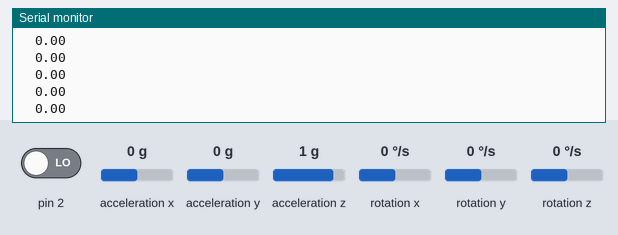
The sketch below on a simulated Arduino Uno, built with avr-gcc and run on an emulated ATmega328P. Parts: the last lines printed to the serial monitor. The test bench sets the inputs (shaded band); at power-on: acceleration x 0 g, acceleration y 0 g, acceleration z 1 g, pin 2 LOW, rotation x 0 °/s, rotation y 0 °/s, rotation z 0 °/s. The sensor or clock chip raises its interrupt line as the real part does.

Above: at 1.7 s.
1.8 s: acceleration x set to -1.4 g
At 2.3 s:
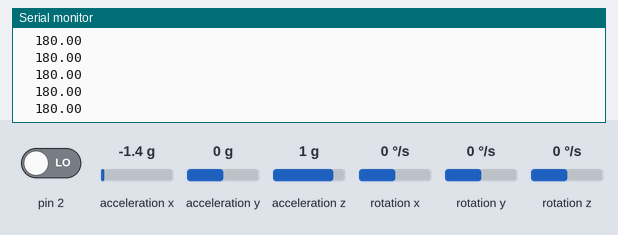
3.3 s: acceleration y set to -1.4 g
At 4.0 s:
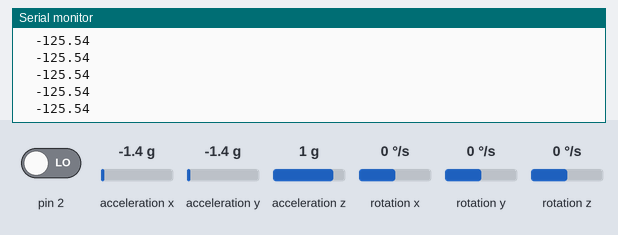
4.8 s: acceleration z set to -1.4 g
At 5.7 s:
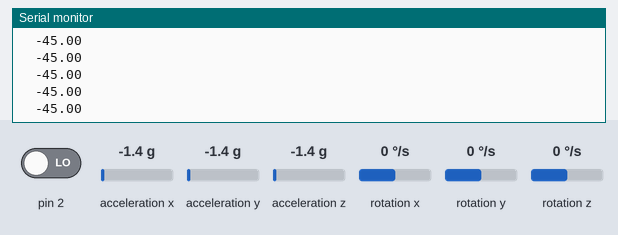
Timing chart, 0 to 7.8 s (numbered marks = the images above; inputs shaded):
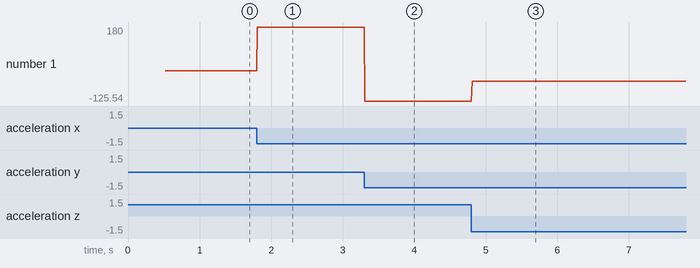

The sketch:

IMU_Read.ino
```cpp
// ================================================================
// ===                      INITIAL SETUP                       ===
// ================================================================

void setup() {
  IMUsetup();
}


// ================================================================
// ===                    MAIN PROGRAM LOOP                     ===
// ================================================================

bool ready;

void loop() {

  float imuresult = IMUloop(&ready);
  //Serial.print("\t");
  //Serial.print(imuresult);
  //Serial.print("\t");
  //Serial.println(ready);
  if (ready) {
   Serial.print("\t");
   Serial.println(imuresult);
  } else {
    Serial.print("\t");
    Serial.println("NOT READY");
  }
}
```

imu.ino
```cpp
#include "I2Cdev.h"
#include "MPU6050_6Axis_MotionApps20.h"

// Arduino Wire library is required if I2Cdev I2CDEV_ARDUINO_WIRE implementation
// is used in I2Cdev.h
#if I2CDEV_IMPLEMENTATION == I2CDEV_ARDUINO_WIRE
    #include "Wire.h"
#endif

// class default I2C address is 0x68
// specific I2C addresses may be passed as a parameter here
// AD0 low = 0x68 (default for SparkFun breakout and InvenSense evaluation board)
// AD0 high = 0x69
MPU6050 mpu;
//MPU6050 mpu(0x69); // <-- use for AD0 high

/* =========================================================================
   NOTE: In addition to connection 3.3v, GND, SDA, and SCL, this sketch
   depends on the MPU-6050's INT pin being connected to the Arduino's
   external interrupt #0 pin. On the Arduino Uno and Mega 2560, this is
   digital I/O pin 2.
 * ========================================================================= */

/* =========================================================================
   NOTE: Arduino v1.0.1 with the Leonardo board generates a compile error
   when using Serial.write(buf, len). The Teapot output uses this method.
   The solution requires a modification to the Arduino USBAPI.h file, which
   is fortunately simple, but annoying. This will be fixed in the next IDE
   release. For more info, see these links:

   http://arduino.cc/forum/index.php/topic,109987.0.html
   http://code.google.com/p/arduino/issues/detail?id=958
 * ========================================================================= */

// MPU control/status vars
bool dmpReady = false;  // set true if DMP init was successful
uint8_t mpuIntStatus;   // holds actual interrupt status byte from MPU
uint8_t devStatus;      // return status after each device operation (0 = success, !0 = error)
uint16_t packetSize;    // expected DMP packet size (default is 42 bytes)
uint16_t fifoCount;     // count of all bytes currently in FIFO
uint8_t fifoBuffer[64]; // FIFO storage buffer

// orientation/motion vars
Quaternion q;           // [w, x, y, z]         quaternion container
VectorFloat gravity;    // [x, y, z]            gravity vector
float ypr[3];           // [yaw, pitch, roll]   yaw/pitch/roll container and gravity vector

// test to see if ready
float prev[3];


// ================================================================
// ===               INTERRUPT DETECTION ROUTINE                ===
// ================================================================

volatile bool mpuInterrupt = false;     // indicates whether MPU interrupt pin has gone high
void dmpDataReady() {
    mpuInterrupt = true;
}


// ================================================================
// ===                      INITIAL SETUP                       ===
// ================================================================

void IMUsetup() {
    // join I2C bus (I2Cdev library doesn't do this automatically)
    #if I2CDEV_IMPLEMENTATION == I2CDEV_ARDUINO_WIRE
        Wire.begin();
        TWBR = 24; // 400kHz I2C clock (200kHz if CPU is 8MHz)
    #elif I2CDEV_IMPLEMENTATION == I2CDEV_BUILTIN_FASTWIRE
        Fastwire::setup(400, true);
    #endif

    // initialize serial communication
    // (115200 chosen because it is required for Teapot Demo output, but it's
    // really up to you depending on your project)
    Serial.begin(115200);
    //while (!Serial); // wait for Leonardo enumeration, others continue immediately

    // NOTE: 8MHz or slower host processors, like the Teensy @ 3.3v or Ardunio
    // Pro Mini running at 3.3v, cannot handle this baud rate reliably due to
    // the baud timing being too misaligned with processor ticks. You must use
    // 38400 or slower in these cases, or use some kind of external separate
    // crystal solution for the UART timer.

    // initialize device
    mpu.initialize();

    // load and configure the DMP
    devStatus = mpu.dmpInitialize();

    // supply your own gyro offsets here, scaled for min sensitivity
    mpu.setXGyroOffset(220);
    mpu.setYGyroOffset(76);
    mpu.setZGyroOffset(-85);
    mpu.setZAccelOffset(1788); // 1688 factory default for my test chip

    // make sure it worked (returns 0 if so)
    if (devStatus == 0) {
        // turn on the DMP, now that it's ready
        mpu.setDMPEnabled(true);

        // enable Arduino interrupt detection
        attachInterrupt(0, dmpDataReady, RISING);
        mpuIntStatus = mpu.getIntStatus();

        // set our DMP Ready flag so the main loop() function knows it's okay to use it
        dmpReady = true;

        // get expected DMP packet size for later comparison
        packetSize = mpu.dmpGetFIFOPacketSize();
    } else {
    }

}


// ================================================================
// ===                    MAIN PROGRAM LOOP                     ===
// ================================================================

float IMUloop(bool *ready) {
    // if programming failed, don't try to do anything
    if (!dmpReady) {
      return NAN;
    }

    // wait for MPU interrupt or extra packet(s) available
    while (!mpuInterrupt && fifoCount < packetSize) {
        // other program behavior stuff here
        // .
        // .
        // .
        // if you are really paranoid you can frequently test in between other
        // stuff to see if mpuInterrupt is true, and if so, "break;" from the
        // while() loop to immediately process the MPU data
        // .
        // .
        // .
    }

    // reset interrupt flag and get INT_STATUS byte
    mpuInterrupt = false;
    mpuIntStatus = mpu.getIntStatus();

    // get current FIFO count
    fifoCount = mpu.getFIFOCount();

    // check for overflow (this should never happen unless our code is too inefficient)
    if ((mpuIntStatus & 0x10) || fifoCount == 1024) {
        // reset so we can continue cleanly
        mpu.resetFIFO();

    // otherwise, check for DMP data ready interrupt (this should happen frequently)
    } else if (mpuIntStatus & 0x02) {
        // wait for correct available data length, should be a VERY short wait
        while (fifoCount < packetSize) fifoCount = mpu.getFIFOCount();

        // read a packet from FIFO
        mpu.getFIFOBytes(fifoBuffer, packetSize);

        // track FIFO count here in case there is > 1 packet available
        // (this lets us immediately read more without waiting for an interrupt)
        fifoCount -= packetSize;

        // display Euler angles in degrees
        mpu.dmpGetQuaternion(&q, fifoBuffer);
        mpu.dmpGetGravity(&gravity, &q);
        mpu.dmpGetYawPitchRoll(ypr, &q, &gravity);

        float result;
        float pitch = ypr[1] * 180/M_PI;
        float roll = ypr[2] * 180/M_PI;
        if (pitch >= 0 ) { // positive pitch
          result = roll;
        } else { // negative pitch
          if (roll >= 0) { // positive roll
            result = 180 - roll;
          } else {
            result = -180 - roll;
          }
        }
        if (prev[0] == result && prev[1] == result && prev[2] == result) { // was not previously ready, now is ready
          *ready = true;
        }

        if (!*ready) {
          // shifting values
          prev[0] = prev[1];
          prev[1] = prev[2];
          prev[2] = result;
          Serial.print("\t");
          Serial.print("shifting");
        }


        return result;
        // result jumps from ~72 to ~107
    }
}
```

Measured:
- after the input at 1.8 s, the serial monitor: prints a new line at once (image 1)
- after the input at 3.3 s, the serial monitor: prints a new line at once (image 2)
- after the input at 4.8 s, the serial monitor: prints a new line at once (image 3)
- plotted number 1: 0 → 180 after the input at 1.8 s, 180 → -125.54 after the input at 3.3 s, -125.54 → -45 after the input at 4.8 s
